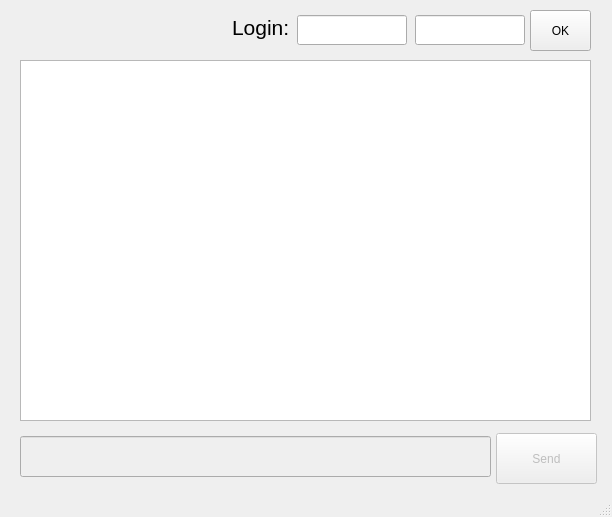
<?xml version="1.0" encoding="UTF-8"?>
<ui version="4.0">
 <class>MainWindow</class>
 <widget class="QMainWindow" name="MainWindow">
  <property name="geometry">
   <rect>
    <x>0</x>
    <y>0</y>
    <width>612</width>
    <height>517</height>
   </rect>
  </property>
  <property name="windowTitle">
   <string>MainWindow</string>
  </property>
  <widget class="QWidget" name="centralwidget">
   <widget class="QLabel" name="label">
    <property name="geometry">
     <rect>
      <x>232</x>
      <y>12</y>
      <width>61</width>
      <height>31</height>
     </rect>
    </property>
    <property name="font">
     <font>
      <pointsize>16</pointsize>
     </font>
    </property>
    <property name="text">
     <string>Login:</string>
    </property>
   </widget>
   <widget class="QLineEdit" name="username">
    <property name="enabled">
     <bool>true</bool>
    </property>
    <property name="geometry">
     <rect>
      <x>297</x>
      <y>15</y>
      <width>110</width>
      <height>30</height>
     </rect>
    </property>
    <property name="locale">
     <locale language="English" country="UnitedStates"/>
    </property>
    <property name="inputMask">
     <string/>
    </property>
    <property name="text">
     <string/>
    </property>
   </widget>
   <widget class="QPushButton" name="ok">
    <property name="geometry">
     <rect>
      <x>530</x>
      <y>10</y>
      <width>61</width>
      <height>41</height>
     </rect>
    </property>
    <property name="text">
     <string>OK</string>
    </property>
   </widget>
   <widget class="QTextBrowser" name="messages">
    <property name="geometry">
     <rect>
      <x>20</x>
      <y>60</y>
      <width>571</width>
      <height>361</height>
     </rect>
    </property>
   </widget>
   <widget class="QLineEdit" name="msg_line">
    <property name="enabled">
     <bool>false</bool>
    </property>
    <property name="geometry">
     <rect>
      <x>20</x>
      <y>436</y>
      <width>471</width>
      <height>41</height>
     </rect>
    </property>
   </widget>
   <widget class="QPushButton" name="send">
    <property name="enabled">
     <bool>false</bool>
    </property>
    <property name="geometry">
     <rect>
      <x>496</x>
      <y>433</y>
      <width>101</width>
      <height>51</height>
     </rect>
    </property>
    <property name="text">
     <string>Send</string>
    </property>
   </widget>
   <widget class="QLineEdit" name="password">
    <property name="enabled">
     <bool>true</bool>
    </property>
    <property name="geometry">
     <rect>
      <x>415</x>
      <y>15</y>
      <width>110</width>
      <height>30</height>
     </rect>
    </property>
   </widget>
   <widget class="QLabel" name="label_2">
    <property name="geometry">
     <rect>
      <x>20</x>
      <y>15</y>
      <width>201</width>
      <height>31</height>
     </rect>
    </property>
    <property name="font">
     <font>
      <family>Arial</family>
      <pointsize>8</pointsize>
     </font>
    </property>
    <property name="text">
     <string/>
    </property>
   </widget>
  </widget>
  <widget class="QStatusBar" name="statusbar"/>
 </widget>
 <resources/>
 <connections/>
</ui>
